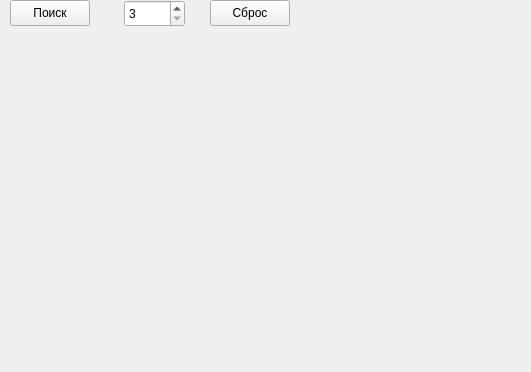
<?xml version="1.0" encoding="UTF-8"?>
<ui version="4.0">
 <class>KubLonWindow</class>
 <widget class="QWidget" name="KubLonWindow">
  <property name="geometry">
   <rect>
    <x>0</x>
    <y>0</y>
    <width>531</width>
    <height>372</height>
   </rect>
  </property>
  <property name="windowTitle">
   <string>Form</string>
  </property>
  <widget class="QPushButton" name="findBtn">
   <property name="geometry">
    <rect>
     <x>10</x>
     <y>0</y>
     <width>80</width>
     <height>26</height>
    </rect>
   </property>
   <property name="text">
    <string>Поиск</string>
   </property>
  </widget>
  <widget class="QSpinBox" name="spinBox">
   <property name="geometry">
    <rect>
     <x>124</x>
     <y>0</y>
     <width>61</width>
     <height>27</height>
    </rect>
   </property>
   <property name="minimum">
    <number>3</number>
   </property>
   <property name="maximum">
    <number>20</number>
   </property>
  </widget>
  <widget class="QPushButton" name="resetBtn">
   <property name="geometry">
    <rect>
     <x>210</x>
     <y>0</y>
     <width>80</width>
     <height>26</height>
    </rect>
   </property>
   <property name="text">
    <string>Сброс</string>
   </property>
  </widget>
 </widget>
 <resources/>
 <connections/>
</ui>
